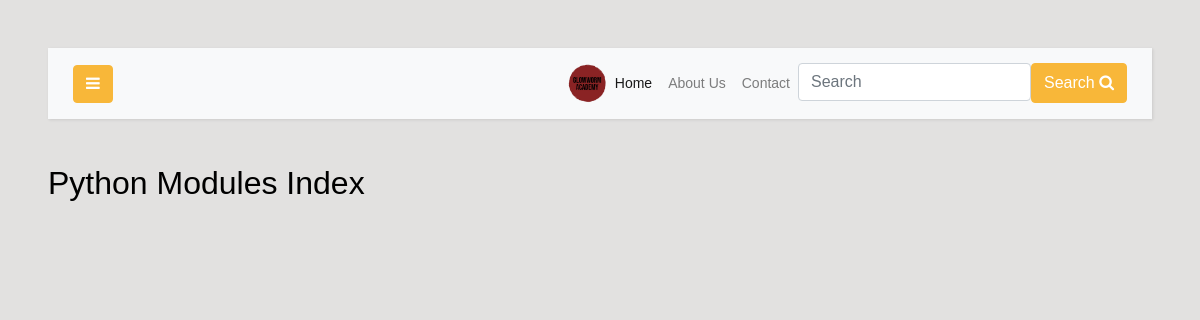
Page /category.php (signed in) on the earlier database version.
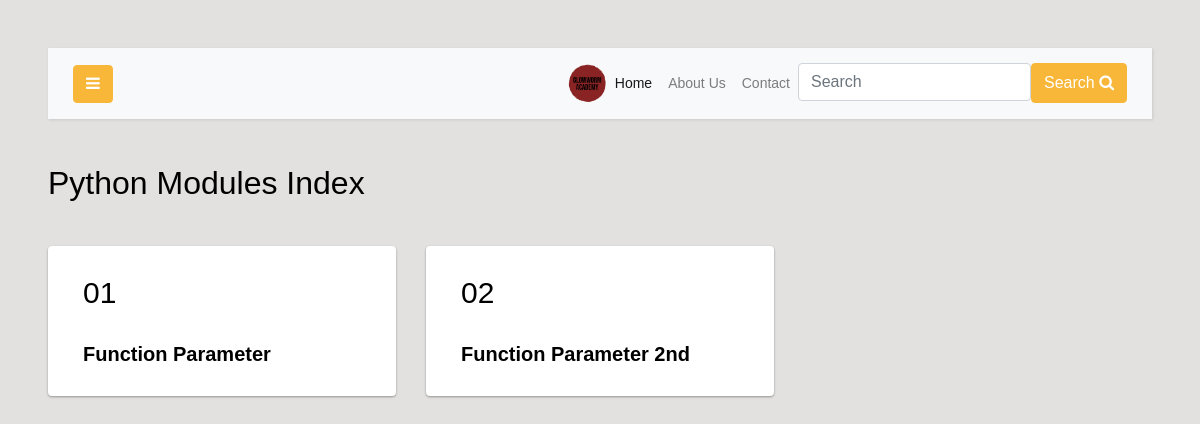
Same page on the later database version.
### tables this page shows
CREATE TABLE `category` (
  `id` int(11) NOT NULL,
  `cat_name` text NOT NULL,
  `cat_type` text NOT NULL
);

### connection.php (called while the page is built, shortened)
<?php
if (isset($_SESSION['email'])) {
    $email = $_SESSION["email"];
} else {
    $email = "No User";
}

### category.php (the view, shortened to what this page needs)
<?php include_once("database/phpmyadmin/connection.php"); ?>
<!DOCTYPE html>
<html lang="en">
<head>
    <link rel="stylesheet" href="https://stackpath.bootstrapcdn.com/font-awesome/4.7.0/css/font-awesome.min.css">
	<link rel="stylesheet" href="css/css/style.css">
    <?php
    if (isset($_SESSION['email'])) {
        $query = "SELECT * from users WHERE email = '$email'";
        $result = mysqli_query($conn, $query);
        while($rows = mysqli_fetch_assoc($result))
        {
        $ut = $rows['user_type'];
        }
      } else {
      }
    ?>
</head>
<body>
<div id="content" class="p-4 p-md-5">
<nav class="navbar navbar-expand-lg navbar-light bg-light">
  <div class="container-fluid">
    <button type="button" id="sidebarCollapse" class="btn btn-primary">
      <i class="fa fa-bars"></i>
    </button>
    <div class="collapse navbar-collapse" id="navbarSupportedContent">
      <ul class="nav navbar-nav ml-auto">
      <li class="nav-item active">
      <img src="images/main.png" width ="40px">
      </li>
        <li class="nav-item active">
            <a class="nav-link" href="index.php">Home</a>
        </li>
        <li class="nav-item">
            <a class="nav-link" href="about.php">About Us</a>
        </li>
        <li class="nav-item">
            <a class="nav-link" href="contact.php">Contact</a>
        </li>
        <li class="nav-item">
        <div class="input-group">
  <div class="form-outline">
    <form action="search.php" method="GET">
    <input type="search" id="form1" name="find" class="form-control" placeholder="Search" /></div>
  <button type="submit" style="height: 40px;" class="btn btn-primary">Search
    <i class="fa fa-search"></i>
  </button></form>
</div>
        </li>
      </ul>
    </div>
  </div>
</nav>
<h2 class='mb-4'>Python Modules Index</h2>
<div class='row mt-12'>
<?php
        $query = "SELECT * from category";
        $result = mysqli_query($conn, $query);
        while($rows = mysqli_fetch_assoc($result))
        {
        $id = $rows['id'];
        $cat_name = $rows['cat_name'];
        ?>
        <?php
        if ($ut == 'admin') {
        echo "
        <div id='card' class='col-md-4' style='margin-top: 15px; '>
              <a href='python_ide.php?id=$id'><div class='card-1' style=' overflow-y: scroll; padding: 20px;'><p class='col-md-2' style='font-size: 30px;'>0$id</p><b class='col-md-8' style='font-size: 20px;'>$cat_name</b></div></a>
              </div>";
      } else {}?>
    <?php } ?>
</body>
</html>

Differences in the rows shown:
added category: id "1", cat_name "Function Parameter"
added category: id "2", cat_name "Function Parameter 2nd"
